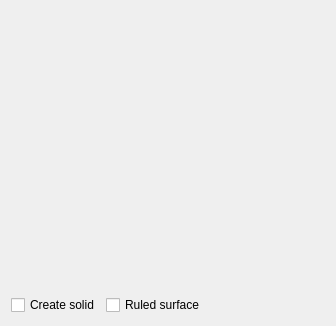
<?xml version="1.0" encoding="UTF-8"?>
<ui version="4.0">
 <class>PartGui::TaskLoft</class>
 <widget class="QWidget" name="PartGui::TaskLoft">
  <property name="geometry">
   <rect>
    <x>0</x>
    <y>0</y>
    <width>336</width>
    <height>326</height>
   </rect>
  </property>
  <property name="windowTitle">
   <string>Loft</string>
  </property>
  <layout class="QGridLayout" name="gridLayout">
   <item row="0" column="0" colspan="3">
    <widget class="Gui::ActionSelector" name="selector"/>
   </item>
   <item row="1" column="0">
    <widget class="QCheckBox" name="checkSolid">
     <property name="text">
      <string>Create solid</string>
     </property>
    </widget>
   </item>
   <item row="1" column="1">
    <widget class="QCheckBox" name="checkRuledSurface">
     <property name="text">
      <string>Ruled surface</string>
     </property>
    </widget>
   </item>
   <item row="1" column="2">
    <spacer name="horizontalSpacer">
     <property name="orientation">
      <enum>Qt::Horizontal</enum>
     </property>
     <property name="sizeHint" stdset="0">
      <size>
       <width>130</width>
       <height>20</height>
      </size>
     </property>
    </spacer>
   </item>
  </layout>
 </widget>
 <customwidgets>
  <customwidget>
   <class>Gui::ActionSelector</class>
   <extends>QWidget</extends>
   <header>Gui/Widgets.h</header>
  </customwidget>
 </customwidgets>
 <resources>
  <include location="../../../Gui/Icons/resource.qrc"/>
 </resources>
 <connections/>
</ui>
